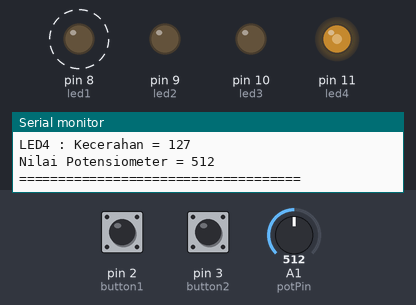
The sketch below on a simulated Arduino Uno, built with avr-gcc and run on an emulated ATmega328P. Parts: output pins drawn as LEDs (lit = HIGH), the last lines printed to the serial monitor. Dashed ring = blinking. The test bench sets the inputs (shaded band); at power-on: pin 2 (button1) HIGH, pin 3 (button2) HIGH, A1 (potPin) = 512.

Above: at 1.2 s.
1.3 s: pin 2 (button1) pulled LOW for 0.15 s
At 2.65 s:
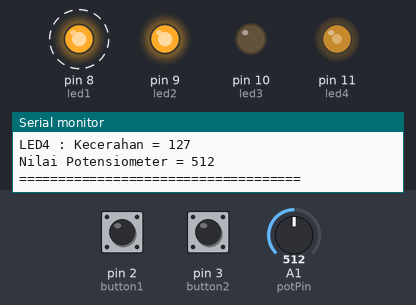
4.3 s: pin 3 (button2) pulled LOW for 0.15 s
At 4.65 s:
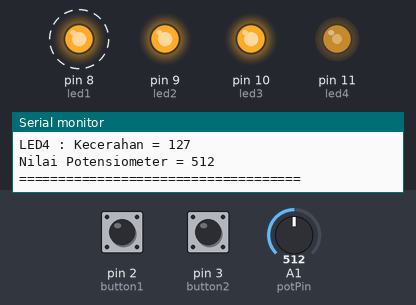
7.3 s: A1 (potPin) set to 716
At 7.85 s:
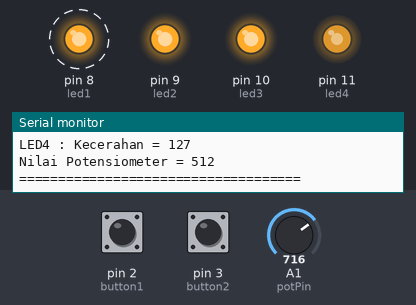
10.3 s: A1 (potPin) set to 900
At 10.85 s:
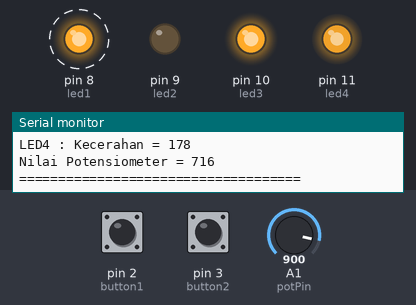
13.3 s: pin 3 (button2) pulled LOW for 1 s
At 13.65 s:
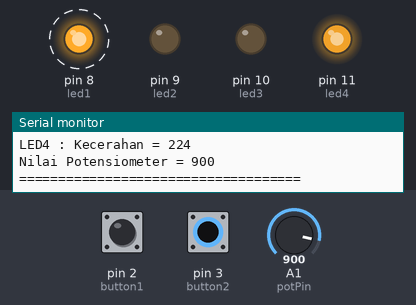
16.3 s: A1 (potPin) set to 122
At 16.85 s:
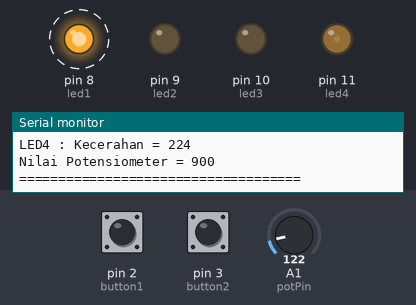
Timing chart, 0 to 20.3 s (numbered marks = the images above; inputs shaded):
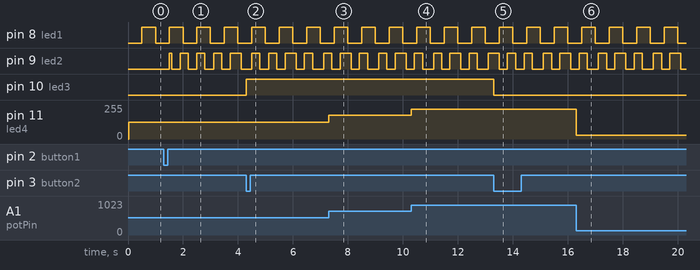

The sketch:

Tugas_Mikro1_Endhita_24040087_3C.ino
```cpp
// === Inisialisasi pin ===
const int led1 = 8;    // Blink otomatis
const int led2 = 9;    // Blink via tombol 1
const int led3 = 10;   // On/off via tombol 2
const int led4 = 11;   // Dikontrol potensiometer
const int button1 = 2; // Tombol 1
const int button2 = 3; // Tombol 2
const int potPin = A1; // Potensiometer

// Variabel bantu
bool led1State = false;
bool led2Blinking = false; // status: LED2 lagi blinking atau tidak
bool led3State = false;

unsigned long previousMillis1 = 0; // untuk LED1
unsigned long previousMillis2 = 0; // untuk LED2
const long interval1 = 500;        // interval blink LED1
const long interval2 = 300;        // interval blink LED2

// Timer untuk update Serial Monitor tiap 1 detik
unsigned long previousPrintMillis = 0;
const long printInterval = 1000;

void setup() {
  pinMode(led1, OUTPUT);
  pinMode(led2, OUTPUT);
  pinMode(led3, OUTPUT);
  pinMode(led4, OUTPUT);

  pinMode(button1, INPUT_PULLUP);
  pinMode(button2, INPUT_PULLUP);

  Serial.begin(9600);
  Serial.println("=== Program LED dan Potensiometer Aktif ===");
  Serial.println("===========================================");
}

void loop() {
  unsigned long currentMillis = millis();

  // === LED1 blink otomatis tiap 500 ms ===
  if (currentMillis - previousMillis1 >= interval1) {
    previousMillis1 = currentMillis;
    led1State = !led1State;
    digitalWrite(led1, led1State);
  }

  // === Tombol 1 (aktif/nonaktifkan mode blink LED2) ===
  static bool lastButton1 = HIGH;
  bool currentButton1 = digitalRead(button1);

  if (lastButton1 == HIGH && currentButton1 == LOW) { // ditekan
    led2Blinking = !led2Blinking; // ubah status blink
    if (!led2Blinking) {
      digitalWrite(led2, LOW); // pastikan mati saat berhenti blink
    }
    delay(200); // debounce
  }
  lastButton1 = currentButton1;

  // === LED2 blink hanya jika mode aktif ===
  if (led2Blinking && (currentMillis - previousMillis2 >= interval2)) {
    previousMillis2 = currentMillis;
    digitalWrite(led2, !digitalRead(led2)); // toggle LED2
  }

  // === Tombol 2 (toggle LED3 biasa) ===
  static bool lastButton2 = HIGH;
  bool currentButton2 = digitalRead(button2);

  if (lastButton2 == HIGH && currentButton2 == LOW) {
    led3State = !led3State;
    digitalWrite(led3, led3State);
    delay(200);
  }
  lastButton2 = currentButton2;

  // === Potensiometer untuk LED4 ===
  int potValue = analogRead(potPin);
  int brightness = map(potValue, 0, 1023, 0, 255);
  analogWrite(led4, brightness);

  // === Kirim status ke Serial Monitor tiap 1 detik ===
  if (currentMillis - previousPrintMillis >= printInterval) {
    previousPrintMillis = currentMillis;

    Serial.println("====================================");
    Serial.print("LED1 : ");
    Serial.println(led1State ? "Blinking" : "Off");

    Serial.print("LED2 : ");
    if (led2Blinking) Serial.println("Blink Aktif");
    else Serial.println("Mati / Tidak Blink");

    Serial.print("LED3 : ");
    Serial.println(led3State ? "Nyala" : "Mati");

    Serial.print("LED4 : Kecerahan = ");
    Serial.println(brightness);

    Serial.print("Nilai Potensiometer = ");
    Serial.println(potValue);
    Serial.println("====================================\n");
  }
}
```

Measured:
- after the input at 1.3 s, pin 9 (led2): goes HIGH 0.10 s, 3 × (LOW 0.30 s, HIGH 0.30 s), LOW 0.30 s, HIGH 0.40 s, then LOW, starting after 0.20 s
- after the input at 4.3 s, pin 10 (led3): LOW → HIGH at once
- after the input at 7.3 s, pin 11 (led4): 127/255 → 178/255 at once
- after the input at 10.3 s, pin 11 (led4): 178/255 → 224/255 at once
- after the input at 13.3 s, pin 10 (led3): HIGH → LOW at once
- after the input at 16.3 s, pin 11 (led4): 224/255 → 30/255 at once
- by itself, pin 8 (led1): alternates HIGH for 0.50 s and LOW for 0.50 s
